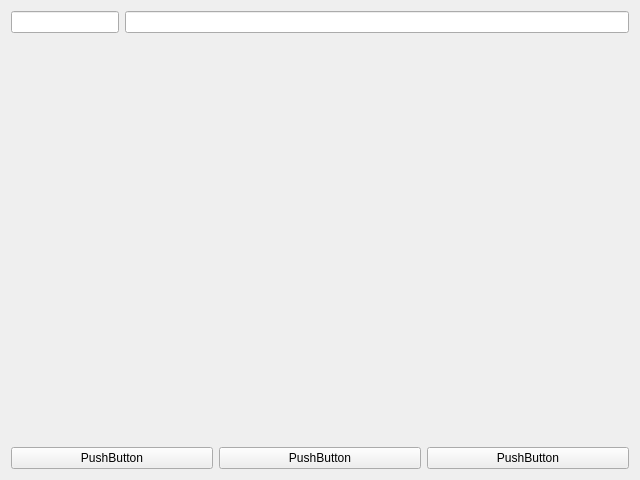
<?xml version="1.0" encoding="UTF-8"?>
<ui version="4.0">
    <class>Form</class>
    <widget class="QWidget" name="Form">
        <property name="geometry">
            <rect>
                <x>0</x>
                <y>0</y>
                <width>640</width>
                <height>480</height>
            </rect>
        </property>
        <property name="windowTitle">
            <string>Form</string>
        </property>
        <layout class="QVBoxLayout" name="verticalLayout">
            <item>
                <layout class="QFormLayout" name="formLayout">
                    <item row="0" column="0">
                        <widget class="QLineEdit" name="lineEdit"/>
                    </item>
                    <item row="0" column="1">
                        <widget class="QLineEdit" name="lineEdit_2"/>
                    </item>
                </layout>
            </item>
            <item>
                <layout class="QHBoxLayout" name="horizontalLayout">
                    <item>
                        <widget class="QPushButton" name="pushButton">
                            <property name="text">
                                <string>PushButton</string>
                            </property>
                        </widget>
                    </item>
                    <item>
                        <widget class="QPushButton" name="pushButton_2">
                            <property name="text">
                                <string>PushButton</string>
                            </property>
                        </widget>
                    </item>
                    <item>
                        <widget class="QPushButton" name="pushButton_3">
                            <property name="text">
                                <string>PushButton</string>
                            </property>
                        </widget>
                    </item>
                </layout>
            </item>
        </layout>
    </widget>
    <resources/>
    <connections/>
</ui>
